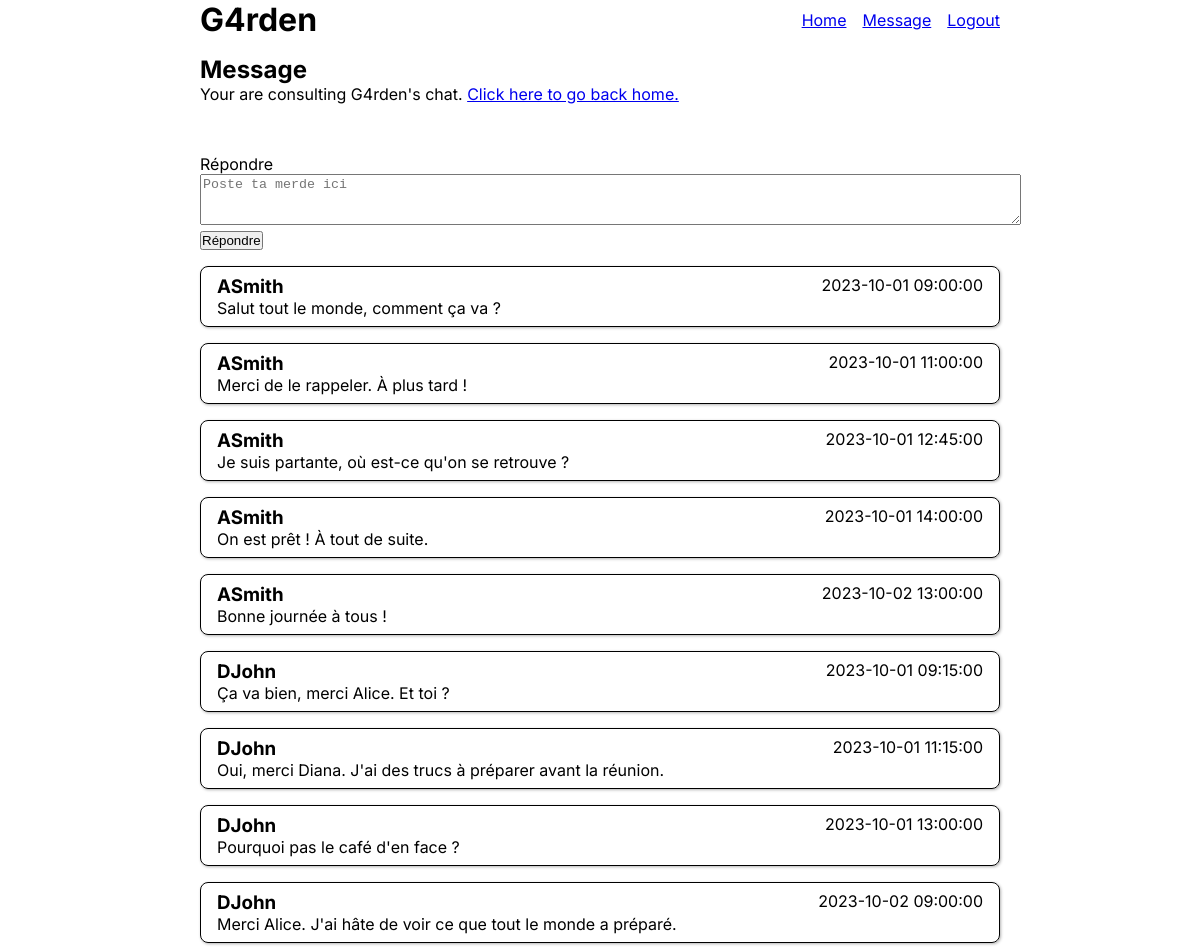
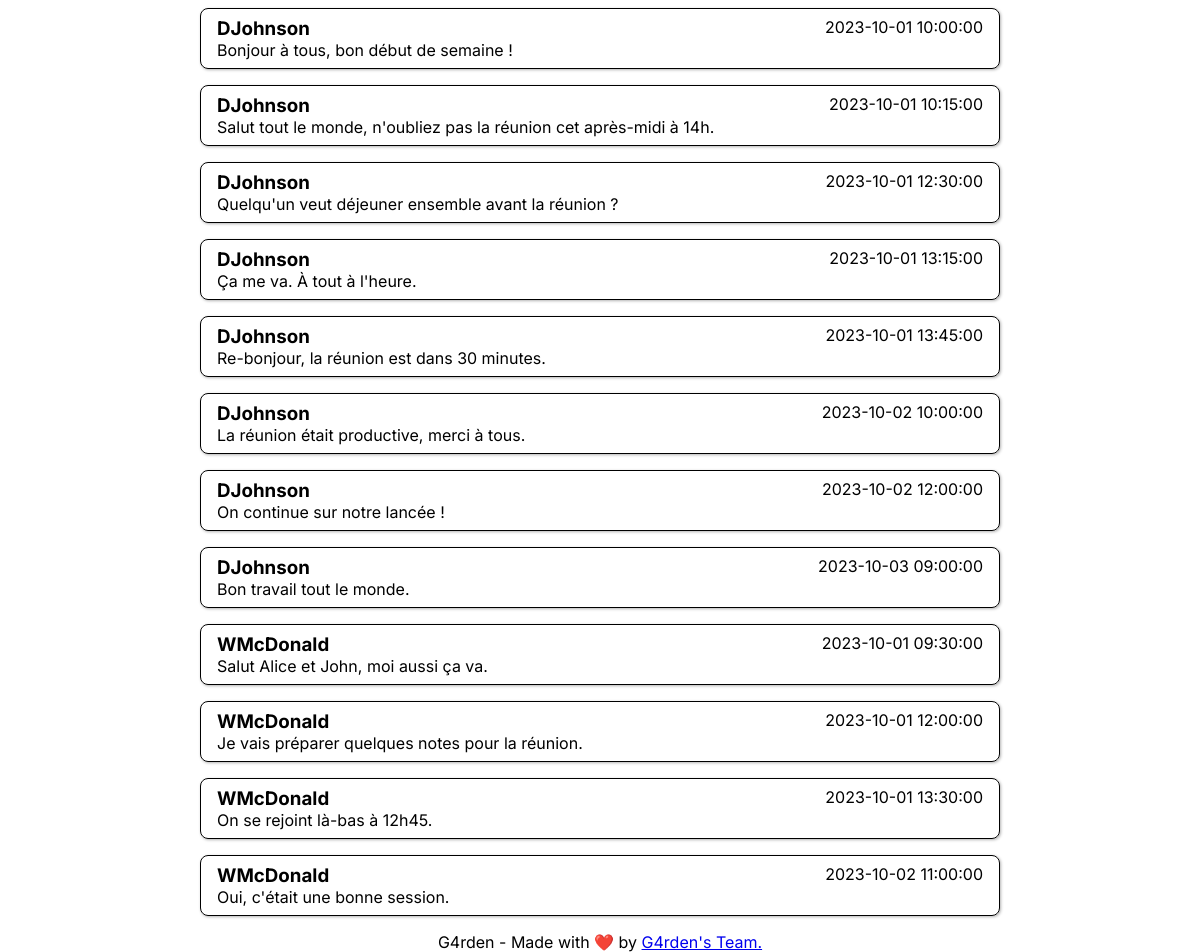
The page /index.php?p=message (signed in) on the database its author committed (2 pictures, top to bottom).
### tables this page shows
CREATE TABLE `message` (
    `id` int NOT NULL AUTO_INCREMENT PRIMARY KEY,
    `content` TEXT(3000) NOT NULL,
    `date` datetime NOT NULL,
    `userId` int NOT NULL,
    FOREIGN KEY (`userId`) REFERENCES `user` (`id`)
);

CREATE TABLE `user` (
    `id` int NOT NULL AUTO_INCREMENT PRIMARY KEY,
    `firstname` varchar(50) NOT NULL,
    `lastname` varchar(50) NOT NULL,
    `username` varchar(50) NOT NULL UNIQUE,
    `password` varchar(255) NOT NULL,
    `userType` ENUM('USER', 'ADMIN') NOT NULL DEFAULT 'USER'
);

### includes/App.php (called while the page is built, shortened)
<?php
class App
{
    public static function loadViewFile($view, $variableList = [])
    {
        require_once "view/$view.php";
    }
}
?>

### controller/message.php (called while the page is built, shortened)
<?php
require_once("model/Message.php");
$messageList = Message::getAllMessageJoin();
$varToInject = [
    "userMessageList" => $messageList
];
App::loadViewFile("message", $varToInject);

### includes/Database.php (called while the page is built, shortened)
<?php
class Database
{
    private static $connection;
    private static function init()
    {
        $env = parse_ini_file(".env");
        $dsn = "mysql:host=" . $env['MYSQL_HOST'] . ";dbname=" . $env['MYSQL_NAME'];
        $user = $env['MYSQL_USER'];
        $pass = $env['MYSQL_PASS'];
        try {
            self::$connection = new PDO($dsn, $user, $pass);
            self::$connection->setAttribute(PDO::ATTR_ERRMODE, PDO::ERRMODE_EXCEPTION);
        } catch (PDOException $e) {
            error_log("Database connection failed:" . $e->getMessage());
            die("Database connection failed.");
        }
    }
    public static function queryAssoc($sqlQuery, $bindVariableList = [])
    {
        try {
            $statement = self::$connection->prepare($sqlQuery);
            $statement->execute();
            if ($statement->rowCount() > 0) {
                $data = $statement->fetchAll(PDO::FETCH_ASSOC);
                return $data;
            }
            return null;
        } catch (PDOException $e) {
            error_log("Query failed:" . $e->getMessage());
        }
    }
}

### model/Message.php (called while the page is built, shortened)
<?php
class Message
{
    public static function getAllMessageJoin()
    {
        $sql = "SELECT m.id as id, u.username as username, m.content as message, m.date as date FROM message m INNER JOIN user u ON u.id = m.userId";
        $query = Database::queryAssoc($sql);
        return $query;
    }
}
?>

### view/message.php (the view, shortened to what this page needs)
<?php
require_once "view/components/header.php";
?>
<main>
    <h2><?= App::$pageTitle; ?></h2>
    <p>Your are consulting G4rden's chat. <a href="index.php?p=home">Click here to go back home.</a></p>
    <pre>
    </pre>
    <form method="post" action="">
        <label for="reply">Répondre</label>
        <textarea id="reply" name="reply" rows="3" cols="100" placeholder="Poste ta merde ici"></textarea>
        <button type="submit" name="new_message">Répondre</button>
    </form>
    <?php
    foreach ($userMessageList as $userMessage) {
        $username = $userMessage['username'];
        $message = $userMessage['message'];
        $date = $userMessage['date'];
    ?>
        <div class="rounded-box">
            <div class="flex flex-row justify-between">
                <h3><?= $username; ?></h3>
                <p><?= $date; ?></p>
            </div>
            <p><?= $message; ?></p>
        </div>
    <?php } ?>
</main>
<?php
require_once "view/components/footer.php";
?>

### index.php (shortened to what this page needs)
<?php
try {
    require_once "includes/App.php";
    require_once "includes/Database.php";
    if (isset($_GET['p'])) {
        $page = $_GET['p'];
    } else if (isset($_GET['a'])) {
        $page = $_GET['a'];
    } else {
        $page = 'home';
    }
    $controllerPath = "controller/$page.php";
    if (file_exists($controllerPath)) {
        require_once ($controllerPath);
    } else {
        throw new Exception("Error 404: oh no... This page doesn't exist.");
    }
} catch (Exception $e) {
    if (ENVIRONMENT == 'DEV') {
         echo $e->getMessage();
    } else {
        require_once "controller/error.php";
    }
}

### view/components/header.php (shortened to what this page needs)
<!DOCTYPE html>
<html lang="fr">
<head>
    <link rel="stylesheet" href="static/css/global.css">
    <link rel="stylesheet" href="static/css/arrow_to_top.css">
    <?php if (is_array(App::$cssFiles)) {
        foreach (App::$cssFiles as $file) {
            echo "<link rel='stylesheet' href='$file'>";
        }
    } ?>
</head>
<body>
    <header>
    <?php
        $env = parse_ini_file(".env");
        $PATH = $env['PATH'];
        ?>
        <h1 class="logo-title"><a href="<?php echo $PATH ?>/index.php?p=home">G4rden</a></h1>
        <?php
        require_once "view/components/navigation.php";
        ?>
    </header>

### view/components/navigation.php
<?php
    $env = parse_ini_file(".env");
    $PATH = $env['PATH'];
?>
<nav class="nav-bar">
    <?php
    if(!isset($_SESSION['userId'])){
        echo '<a href="' . $PATH .'/index.php?p=sign_in">Sign In</a>';
        echo '<a href="' . $PATH .'/index.php?p=subscribe">Subscribe</a>';
    }
    else {
        echo '<a href="' .$PATH .'/index.php?p=home">Home</a>';
        echo '<a href="' .$PATH .'/index.php?p=message">Message</a>';
        echo '<a href="' .$PATH .'/index.php?p=logout">Logout</a>';
    }?>
</nav>

### view/components/footer.php (shortened to what this page needs)
<footer>
    <p>G4rden - Made with ❤️ by <a target="_blank" href="https://github.com/nansphilip/G4rden">G4rden's Team.</a></p>
</footer>
</body>
</html>

### static/css/global.css (style rules this page uses)
html { height: 100%; font-family: Inter, Arial, sans-serif; font-size: 16px; }
body { height: 100%; margin: 0; color: black; display: flex; flex-direction: column; align-items: center; gap: 1rem; }
h1, h2, h3, h4, h5, h6, a, p { margin: 0; }
header, main, footer { width: 800px; }
main { flex: 1 1 0%; }
.logo-title * { text-decoration: none; color: black; }
header { display: flex; flex-direction: row; justify-content: space-between; }
footer { text-align: center; }
button { padding: 0; }
.nav-bar { display: flex; flex-direction: row; justify-content: end; align-items: center; gap: 1rem; }
.rounded-box { margin-top: 1rem; padding: 0.5rem 1rem; border-radius: 0.5rem; border: 1px solid black; box-shadow: 1px 1px 3px hsl(0, 0%, 70%); }

### static/css/utils.css (style rules this page uses)
.flex { display: flex; }
.flex-row { flex-direction: row; }
.justify-between { justify-content: space-between; }

### rows shown on the page
message: userId.username "ASmith", date "2023-10-01 09:00:00", content "Salut tout le monde, comment ça va ?"
message: userId.username "ASmith", date "2023-10-01 11:00:00", content "Merci de le rappeler. À plus tard !"
message: userId.username "ASmith", date "2023-10-01 12:45:00", content "Je suis partante, où est-ce qu'on se retrouve ?"
message: userId.username "ASmith", date "2023-10-01 14:00:00", content "On est prêt ! À tout de suite."
message: userId.username "ASmith", date "2023-10-02 13:00:00", content "Bonne journée à tous !"
message: userId.username "DJohn", date "2023-10-01 09:15:00", content "Ça va bien, merci Alice. Et toi ?"
message: userId.username "DJohn", date "2023-10-01 11:15:00", content "Oui, merci Diana. J'ai des trucs à préparer avant la réunion."
message: userId.username "DJohn", date "2023-10-01 13:00:00", content "Pourquoi pas le café d'en face ?"
message: userId.username "DJohn", date "2023-10-02 09:00:00", content "Merci Alice. J'ai hâte de voir ce que tout le monde a préparé."
message: userId.username "DJohnson", date "2023-10-01 10:00:00", content "Bonjour à tous, bon début de semaine !"
message: userId.username "DJohnson", date "2023-10-01 10:15:00", content "Salut tout le monde, n'oubliez pas la réunion cet après-midi à 14h."
message: userId.username "DJohnson", date "2023-10-01 12:30:00", content "Quelqu'un veut déjeuner ensemble avant la réunion ?"
message: userId.username "DJohnson", date "2023-10-01 13:15:00", content "Ça me va. À tout à l'heure."
message: userId.username "DJohnson", date "2023-10-01 13:45:00", content "Re-bonjour, la réunion est dans 30 minutes."
message: userId.username "DJohnson", date "2023-10-02 10:00:00", content "La réunion était productive, merci à tous."
message: userId.username "DJohnson", date "2023-10-02 12:00:00", content "On continue sur notre lancée !"
message: userId.username "DJohnson", date "2023-10-03 09:00:00", content "Bon travail tout le monde."
message: userId.username "WMcDonald", date "2023-10-01 09:30:00", content "Salut Alice et John, moi aussi ça va."
message: userId.username "WMcDonald", date "2023-10-01 12:00:00", content "Je vais préparer quelques notes pour la réunion."
message: userId.username "WMcDonald", date "2023-10-01 13:30:00", content "On se rejoint là-bas à 12h45."
message: userId.username "WMcDonald", date "2023-10-02 11:00:00", content "Oui, c'était une bonne session."

### other values the page prints
App::$pageTitle "Message"
